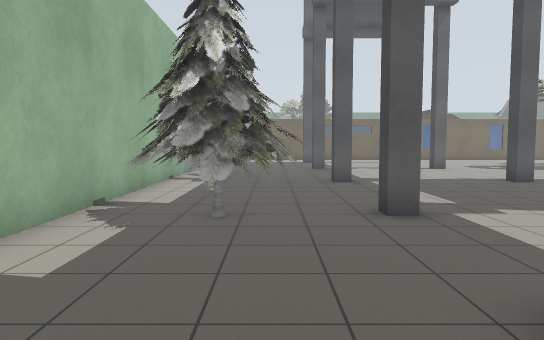
View 1 (above)

24 first-person views from a walk through a world built for the Gazebo simulator. The camera is 1.2 m above the floor, tilts 4° down and sees 70° across. The lines on the ground mark 1 m squares. The floor is counted in squares, 1 m on a side. Each view is taken from the middle of a square. On the plan, view 1 faces up. The plan holds only what a view shows up to about 15 squares ahead; the rest is blank. The place goes on beyond the plan. Some stock models are drawn as simple stand-ins. Some surface patterns are stand-ins.

View 2
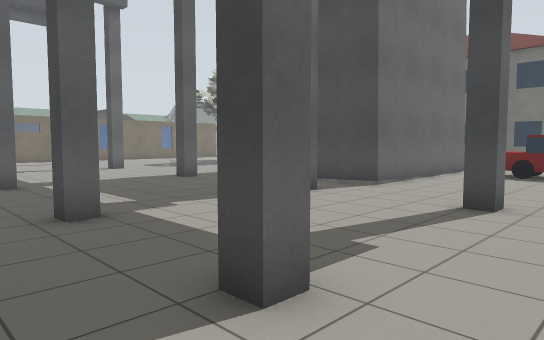

View 3
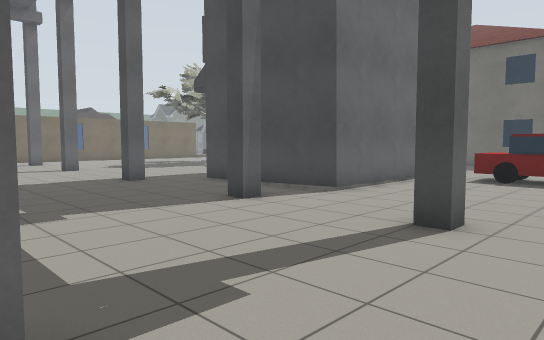

View 4
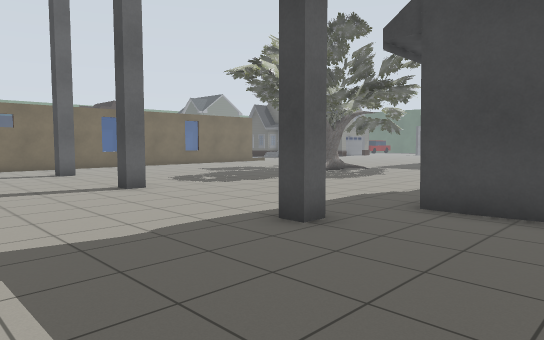

View 5
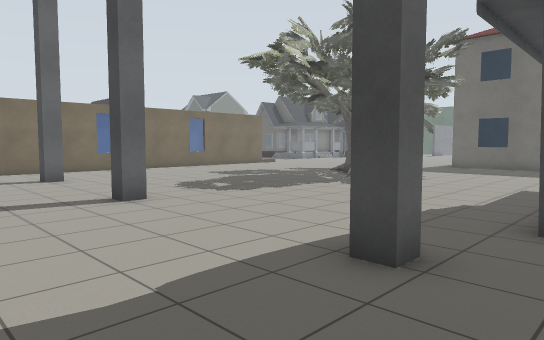

View 6
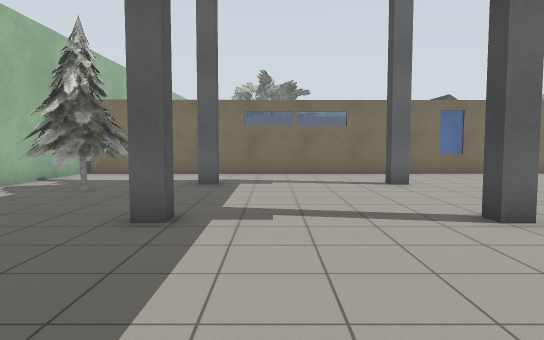

View 7
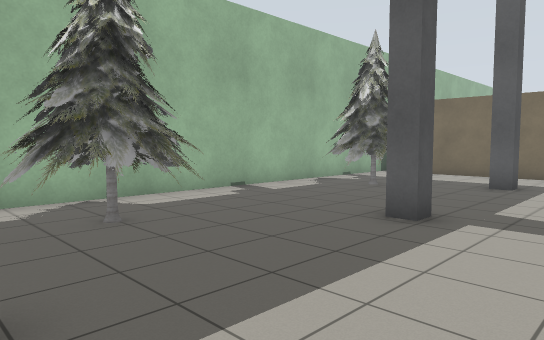

View 8
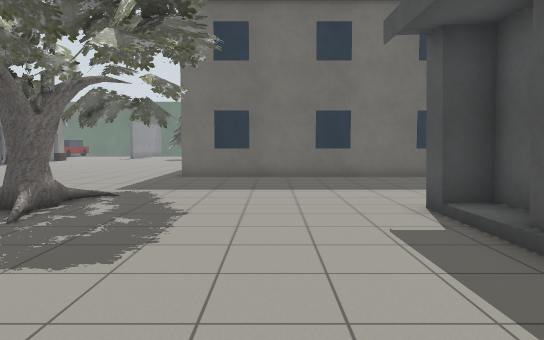

View 9
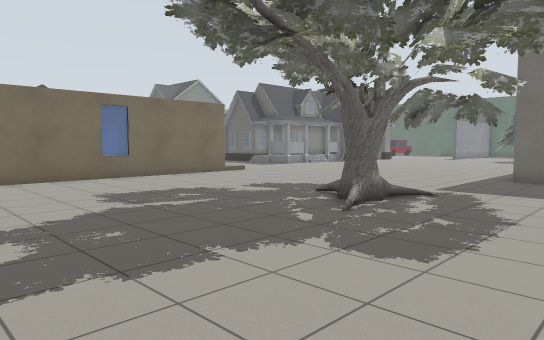

View 10
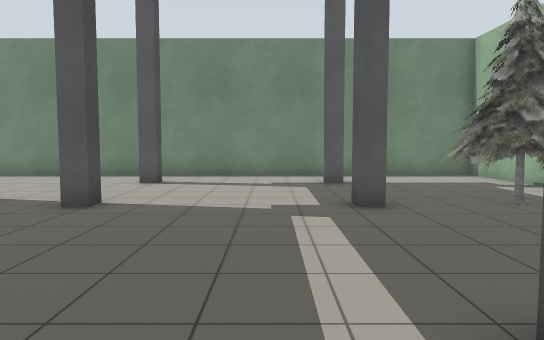

View 11
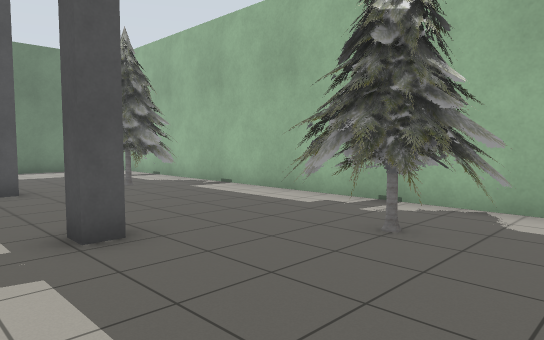

View 12
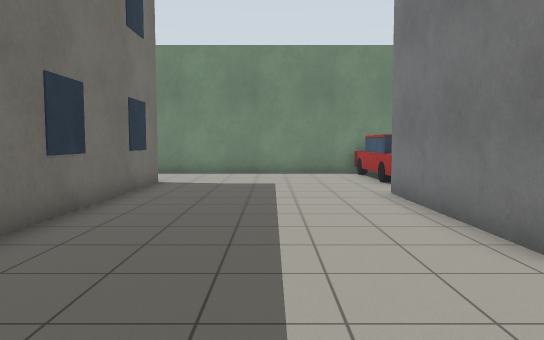

View 13
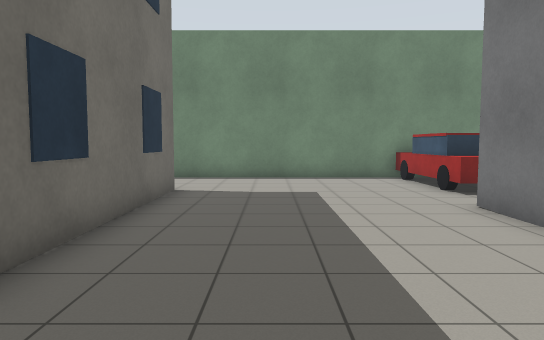

View 14
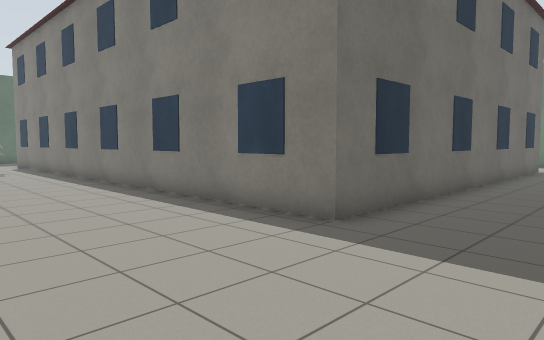

View 15
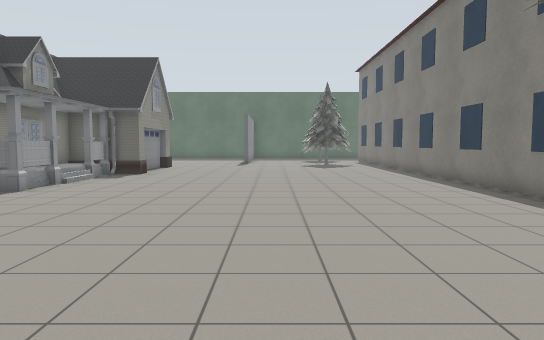

View 16
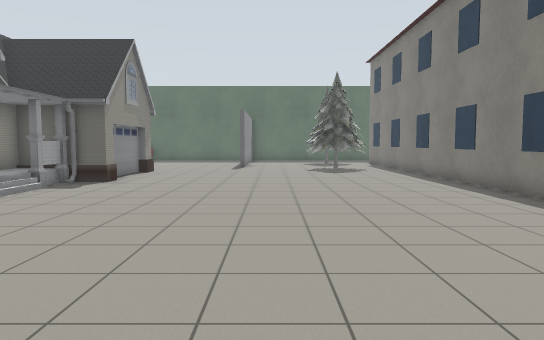

View 17
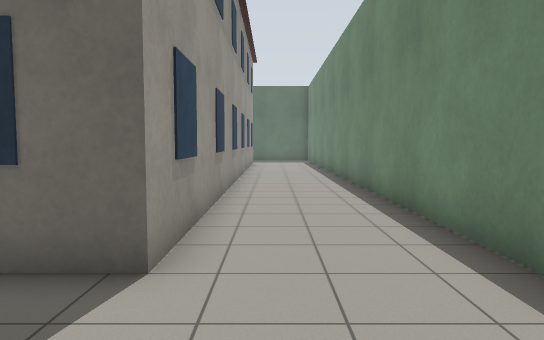

View 18
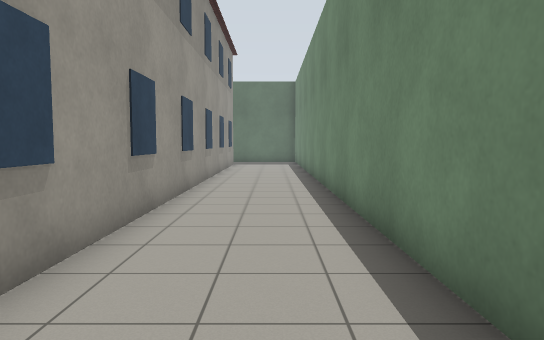

View 19
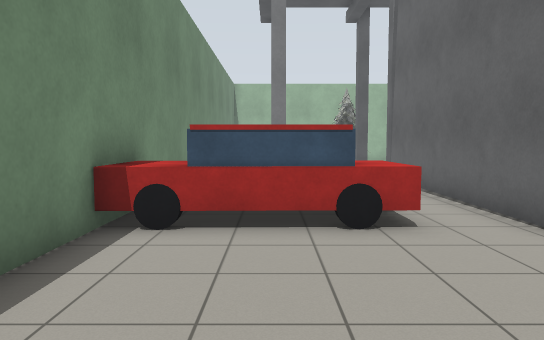

View 20
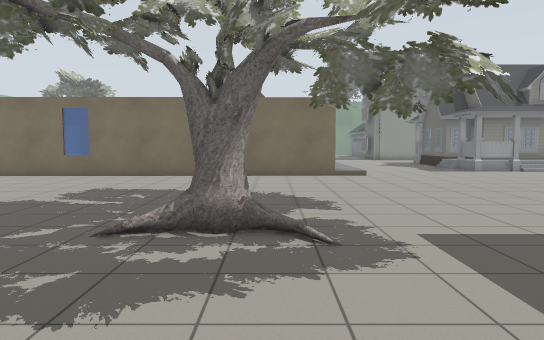

View 21
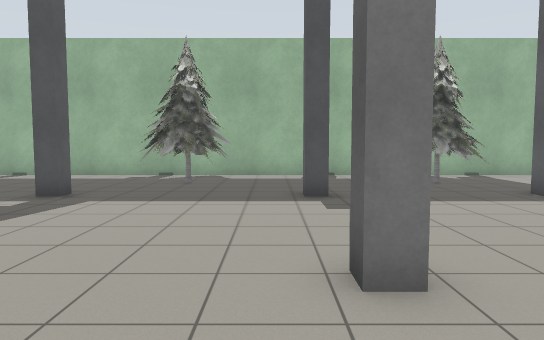

View 22
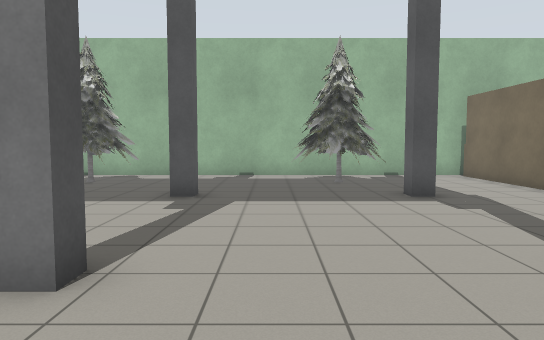

View 23
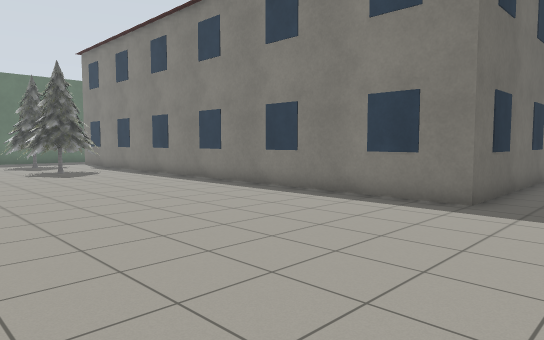

View 24
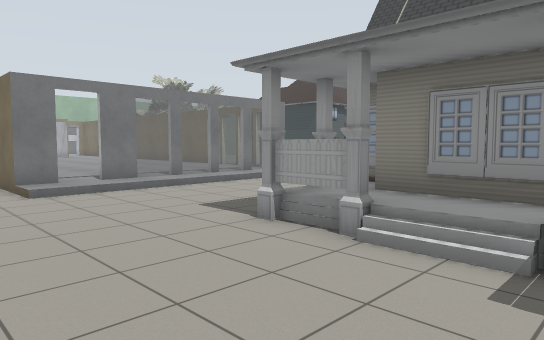

### Floor plan
Key: @ floor where view 1 was taken; # wall or solid block; x gap in a wall; . main floor; : floor 0.25 m higher than the main floor; / step, stairs or slope; = window, fence, low wall or low ledge; T pine tree; P grey post; S shop; C car; A oak tree; B building; H house; O other object.
Columns run from 4 left of view 1 to 36 right of it. Each row starts with its distance up from view 1.
 32                         =:...  HH     H
 31                        :=:....HHHHHHH H
 30                      :::#:.....     H  H
 29                      :::x:.....HH//HHH H
 28                         #:..........HHHH
 27 ###############=####=####/..............
 26 #.......................................
 25 #.......................................
 24 #.......................................
 23 #.TTT.P.....P...........................
 22 #.TTT....................................
 21 #.TTT....................................
 20 #.....................A.................O
 19 #....................AAAA................
 18 #.....P.....P.......AAAAA................
 17 #.....................A.A...BBBBBBBBBBBBB
 16 #..T....................A...B
 15 #.TTT.......................B
 14 #.TTT.......................B
 13 #..TT.......................B
 12 #.....P.....P...............B
 11 #.............SSSSSS/S......B
 10 #.............S    SSS......B
  9 #.............S      S......B
  8 #..T..........S      S......B
  7 #.TTT.P.....P.S.     S......B
  6 #.TTT.........SSSSSSSS......B
  5 #..TT.......................B
  4 #..................CC.......B
  3 #..................CC.......BBBBBBBBBBBBB
  2 #.....P.....P......CC....................
  1 #.................  C....................
  0 #...@..............CC....................
 -1 #########################################

Where each view was taken, in squares from view 1:
view 1: 0 up, 0 right, facing up
view 2: 0 up, 0 right, facing up-right
view 3: 0 up, 2 right, facing up-right
view 4: 8 up, 3 right, facing up-right
view 5: 10 up, 4 right, facing up-right
view 6: 12 up, 4 right, facing up
view 7: 12 up, 5 right, facing up-left
view 8: 14 up, 10 right, facing right
view 9: 14 up, 10 right, facing up-right
view 10: 14 up, 4 right, facing down
view 11: 17 up, 4 right, facing down-left
view 12: 15 up, 20 right, facing down
view 13: 13 up, 21 right, facing down
view 14: 22 up, 20 right, facing down-right
view 15: 23 up, 17 right, facing right
view 16: 23 up, 20 right, facing right
view 17: 2 up, 20 right, facing right
view 18: 1 up, 22 right, facing right
view 19: 2 up, 22 right, facing left
view 20: 13 up, 18 right, facing up
view 21: 17 up, 11 right, facing left
view 22: 20 up, 11 right, facing left
view 23: 25 up, 21 right, facing down-right
view 24: 25 up, 31 right, facing up-left
